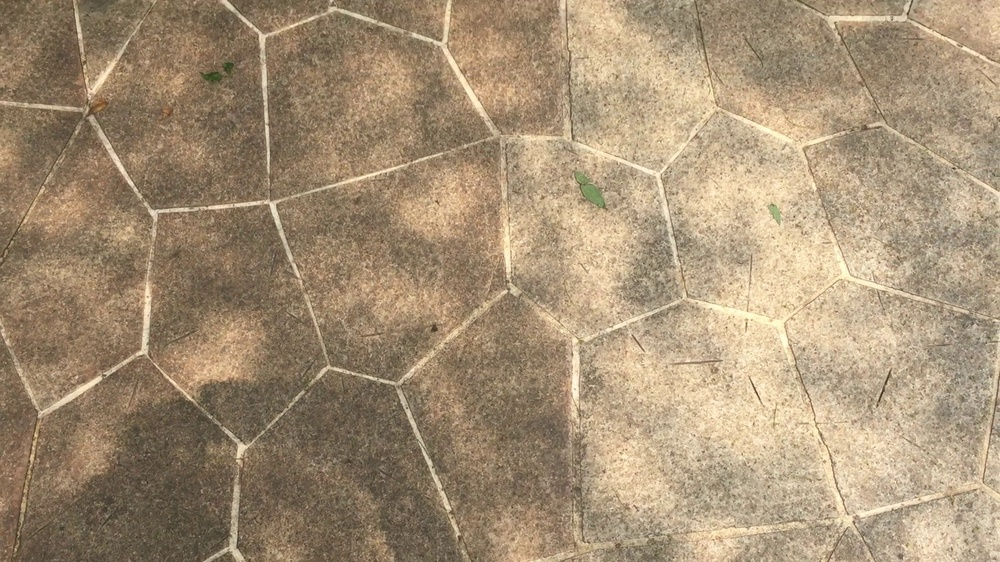
#> input picture images/001.jpg, 1000 x 562 px, shrunk from 1920 x 1080 before the run; its folder holds 4 pictures in this run
$ python image_stitching.py --images images --output out.png
#> lines starting #> are read from the running program, lines starting #| are printed output that depends on the picture
# import the necessary packages
from imutils import paths
import numpy as np
import argparse
import imutils
import cv2

# construct the argument parser and parse the arguments
ap = argparse.ArgumentParser()
ap.add_argument("-i", "--images", type=str, required=True,
	help="path to input directory of images to stitch")
ap.add_argument("-o", "--output", type=str, required=True,
	help="path to the output image")
ap.add_argument("-c", "--crop", type=int, default=0,
	help="whether to crop out largest rectangular region")
args = vars(ap.parse_args())

# grab the paths to the input images and initialize our images list
print("[INFO] loading images...")
imagePaths = sorted(list(paths.list_images(args["images"])))
images = []

# loop over the image paths, load each one, and add them to our
# images to stich list
for imagePath in imagePaths:
	image = cv2.imread(imagePath)
#> image is the input picture: shape (562, 1000, 3); mean B, G, R 117, 144.3, 164.9
	images.append(image)

# initialize OpenCV's image sticher object and then perform the image
# stitching
print("[INFO] stitching images...")
stitcher = cv2.createStitcher() if imutils.is_cv3() else cv2.Stitcher_create()
(status, stitched) = stitcher.stitch(images)
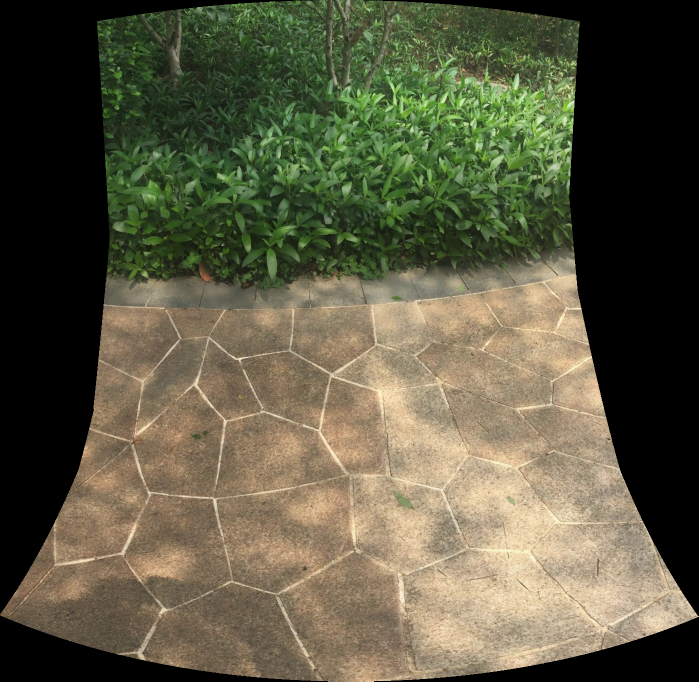
#> stitched: shape (1363, 1397, 3) (shown at 1/2 size); mean of channels 0, 1, 2 66.2, 88.9, 91.8; drawn as B, G, R
# if the status is '0', then OpenCV successfully performed image
# stitching
if status == 0:
	# check to see if we supposed to crop out the largest rectangular
	# region from the stitched image
	if args["crop"] > 0:
		# create a 10 pixel border surrounding the stitched image
		print("[INFO] cropping...")
		stitched = cv2.copyMakeBorder(stitched, 10, 10, 10, 10,
			cv2.BORDER_CONSTANT, (0, 0, 0))

		# convert the stitched image to grayscale and threshold it
		# such that all pixels greater than zero are set to 255
		# (foreground) while all others remain 0 (background)
		gray = cv2.cvtColor(stitched, cv2.COLOR_BGR2GRAY)
		thresh = cv2.threshold(gray, 0, 255, cv2.THRESH_BINARY)[1]
        		# find all external contours in the threshold image then find
		# the *largest* contour which will be the contour/outline of
		# the stitched image
		cnts = cv2.findContours(thresh.copy(), cv2.RETR_EXTERNAL,
			cv2.CHAIN_APPROX_SIMPLE)
		cnts = imutils.grab_contours(cnts)
		c = max(cnts, key=cv2.contourArea)

		# allocate memory for the mask which will contain the
		# rectangular bounding box of the stitched image region
		mask = np.zeros(thresh.shape, dtype="uint8")
		(x, y, w, h) = cv2.boundingRect(c)
		cv2.rectangle(mask, (x, y), (x + w, y + h), 255, -1)
        		# create two copies of the mask: one to serve as our actual
		# minimum rectangular region and another to serve as a counter
		# for how many pixels need to be removed to form the minimum
		# rectangular region
		minRect = mask.copy()
		sub = mask.copy()

		# keep looping until there are no non-zero pixels left in the
		# subtracted image
		while cv2.countNonZero(sub) > 0:
			# erode the minimum rectangular mask and then subtract
			# the thresholded image from the minimum rectangular mask
			# so we can count if there are any non-zero pixels left
			minRect = cv2.erode(minRect, None)
			sub = cv2.subtract(minRect, thresh)

		# find contours in the minimum rectangular mask and then
		# extract the bounding box (x, y)-coordinates
		cnts = cv2.findContours(minRect.copy(), cv2.RETR_EXTERNAL,
			cv2.CHAIN_APPROX_SIMPLE)
		cnts = imutils.grab_contours(cnts)
		c = max(cnts, key=cv2.contourArea)
		(x, y, w, h) = cv2.boundingRect(c)

		# use the bounding box coordinates to extract the our final
		# stitched image
		stitched = stitched[y:y + h, x:x + w]
	# write the output stitched image to disk
	cv2.imwrite(args["output"], stitched)

	# display the output stitched image to our screen
	cv2.imshow("Stitched", stitched)
	cv2.waitKey(0)

# otherwise the stitching failed, likely due to not enough keypoints)
# being detected
else:
	print("[INFO] image stitching failed ({})".format(status))
